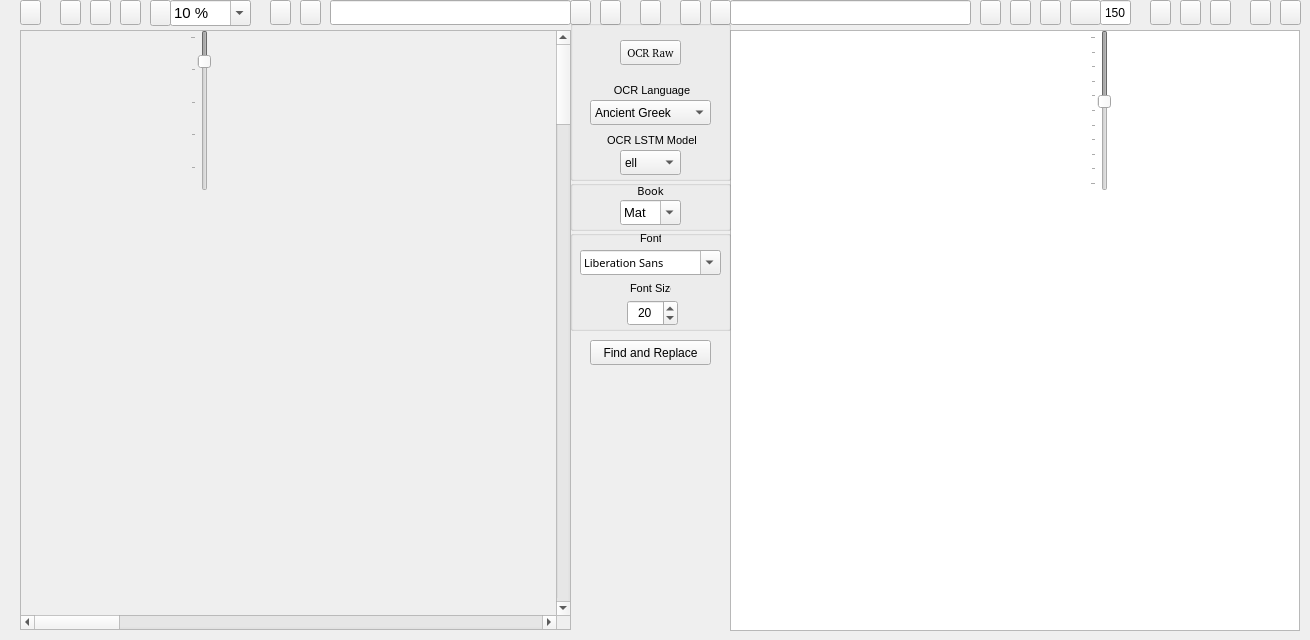
  <widget class="QWidget" name="centralwidget">
   <widget class="QScrollArea" name="ImagescrollArea">
    <property name="geometry">
     <rect>
      <x>20</x>
      <y>30</y>
      <width>551</width>
      <height>600</height>
     </rect>
    </property>
    <property name="sizePolicy">
     <sizepolicy hsizetype="Preferred" vsizetype="Preferred">
      <horstretch>0</horstretch>
      <verstretch>0</verstretch>
     </sizepolicy>
    </property>
    <property name="minimumSize">
     <size>
      <width>501</width>
      <height>600</height>
     </size>
    </property>
    <property name="widgetResizable">
     <bool>true</bool>
    </property>
    <property name="alignment">
     <set>Qt::AlignLeading|Qt::AlignLeft|Qt::AlignTop</set>
    </property>
    <widget class="QWidget" name="ImagescrollAreaWidgetContents">
     <property name="geometry">
      <rect>
       <x>0</x>
       <y>0</y>
       <width>3200</width>
       <height>4800</height>
      </rect>
     </property>
     <property name="sizePolicy">
      <sizepolicy hsizetype="Minimum" vsizetype="Minimum">
       <horstretch>0</horstretch>
       <verstretch>0</verstretch>
      </sizepolicy>
     </property>
     <property name="minimumSize">
      <size>
       <width>3200</width>
       <height>4800</height>
      </size>
     </property>
     <property name="sizeIncrement">
      <size>
       <width>0</width>
       <height>0</height>
      </size>
     </property>
     <property name="baseSize">
      <size>
       <width>520</width>
       <height>700</height>
      </size>
     </property>
     <widget class="QLabel" name="Image">
      <property name="geometry">
       <rect>
        <x>0</x>
        <y>2</y>
        <width>6800</width>
        <height>9600</height>
       </rect>
      </property>
      <property name="sizePolicy">
       <sizepolicy hsizetype="Expanding" vsizetype="Expanding">
        <horstretch>0</horstretch>
        <verstretch>0</verstretch>
       </sizepolicy>
      </property>
      <property name="minimumSize">
       <size>
        <width>3400</width>
        <height>4800</height>
       </size>
      </property>
      <property name="baseSize">
       <size>
        <width>520</width>
        <height>700</height>
       </size>
      </property>
      <property name="text">
       <string/>
      </property>
      <property name="scaledContents">
       <bool>false</bool>
      </property>
      <property name="alignment">
       <set>Qt::AlignLeading|Qt::AlignLeft|Qt::AlignTop</set>
      </property>
     </widget>
    </widget>
   </widget>
   <widget class="QPushButton" name="OpenImageFilebutton">
    <property name="geometry">
     <rect>
      <x>20</x>
      <y>0</y>
      <width>21</width>
      <height>25</height>
     </rect>
    </property>
    <property name="font">
     <font>
      <family>FROMVS [MAXR]</family>
      <pointsize>8</pointsize>
     </font>
    </property>
    <property name="toolTip">
     <string>Open current image</string>
    </property>
    <property name="text">
     <string/>
    </property>
    <property name="icon">
     <iconset resource="../UI_Icons.qrc">
      <normaloff>:/Icons/Icons/folder-open-image.png</normaloff>:/Icons/Icons/folder-open-image.png</iconset>
    </property>
   </widget>
   <widget class="QLineEdit" name="ImageLe">
    <property name="geometry">
     <rect>
      <x>330</x>
      <y>0</y>
      <width>241</width>
      <height>25</height>
     </rect>
    </property>
    <property name="toolTip">
     <string>Current image name</string>
    </property>
   </widget>
   <widget class="QPushButton" name="EditCorrectedTextbutton">
    <property name="geometry">
     <rect>
      <x>980</x>
      <y>0</y>
      <width>21</width>
      <height>25</height>
     </rect>
    </property>
    <property name="font">
     <font>
      <family>FROMVS [MAXR]</family>
      <pointsize>8</pointsize>
     </font>
    </property>
    <property name="toolTip">
     <string>Open current text(.txt,.csv) file</string>
    </property>
    <property name="text">
     <string/>
    </property>
    <property name="icon">
     <iconset resource="../UI_Icons.qrc">
      <normaloff>:/Icons/Icons/folder-open-document-text.png</normaloff>:/Icons/Icons/folder-open-document-text.png</iconset>
    </property>
   </widget>
   <widget class="QPushButton" name="SaveAsOCRCorrTextbutton">
    <property name="geometry">
     <rect>
      <x>1250</x>
      <y>0</y>
      <width>21</width>
      <height>25</height>
     </rect>
    </property>
    <property name="font">
     <font>
      <family>FROMVS [MAXR]</family>
      <pointsize>8</pointsize>
     </font>
    </property>
    <property name="toolTip">
     <string>Save current text file as...</string>
    </property>
    <property name="text">
     <string/>
    </property>
    <property name="icon">
     <iconset resource="../UI_Icons.qrc">
      <normaloff>:/Icons/Icons/disk-rename.png</normaloff>:/Icons/Icons/disk-rename.png</iconset>
    </property>
   </widget>
   <widget class="QPushButton" name="SaveOCRCorrTextbutton">
    <property name="geometry">
     <rect>
      <x>1280</x>
      <y>0</y>
      <width>21</width>
      <height>25</height>
     </rect>
    </property>
    <property name="font">
     <font>
      <family>FROMVS [MAXR]</family>
      <pointsize>8</pointsize>
     </font>
    </property>
    <property name="toolTip">
     <string>Overwrite current text file</string>
    </property>
    <property name="text">
     <string/>
    </property>
    <property name="icon">
     <iconset resource="../UI_Icons.qrc">
      <normaloff>:/Icons/Icons/disk.png</normaloff>:/Icons/Icons/disk.png</iconset>
    </property>
   </widget>
   <widget class="QTextEdit" name="OCRText">
    <property name="geometry">
     <rect>
      <x>730</x>
      <y>30</y>
      <width>570</width>
      <height>601</height>
     </rect>
    </property>
    <property name="minimumSize">
     <size>
      <width>540</width>
      <height>600</height>
     </size>
    </property>
    <property name="font">
     <font>
      <pointsize>8</pointsize>
     </font>
    </property>
   </widget>
   <widget class="QPushButton" name="Writerbutton">
    <property name="geometry">
     <rect>
      <x>1180</x>
      <y>0</y>
      <width>21</width>
      <height>25</height>
     </rect>
    </property>
    <property name="toolTip">
     <string>Edit current text(.txt) file with OpenOffice Writer</string>
    </property>
    <property name="text">
     <string/>
    </property>
    <property name="icon">
     <iconset resource="../UI_Icons.qrc">
      <normaloff>:/Icons/Icons/libreoffice-writer.png</normaloff>:/Icons/Icons/libreoffice-writer.png</iconset>
    </property>
   </widget>
   <widget class="QPushButton" name="Calcbutton">
    <property name="geometry">
     <rect>
      <x>1210</x>
      <y>0</y>
      <width>21</width>
      <height>25</height>
     </rect>
    </property>
    <property name="toolTip">
     <string>Edit current text(.csv) file with OpenOffice Calc</string>
    </property>
    <property name="text">
     <string/>
    </property>
    <property name="icon">
     <iconset resource="../UI_Icons.qrc">
      <normaloff>:/Icons/Icons/libreoffice-calc.png</normaloff>:/Icons/Icons/libreoffice-calc.png</iconset>
    </property>
   </widget>
   <widget class="QPushButton" name="reloadTextbutton">
    <property name="geometry">
     <rect>
      <x>710</x>
      <y>0</y>
      <width>21</width>
      <height>25</height>
     </rect>
    </property>
    <property name="toolTip">
     <string>Reload current text</string>
    </property>
    <property name="text">
     <string/>
    </property>
    <property name="icon">
     <iconset resource="../UI_Icons.qrc">
      <normaloff>:/Icons/Icons/reload-text.png</normaloff>:/Icons/Icons/reload-text.png</iconset>
    </property>
   </widget>
   <widget class="QPushButton" name="reloadImagebutton">
    <property name="geometry">
     <rect>
      <x>570</x>
      <y>0</y>
      <width>21</width>
      <height>25</height>
     </rect>
    </property>
    <property name="toolTip">
     <string>Reload current image</string>
    </property>
    <property name="text">
     <string/>
    </property>
    <property name="icon">
     <iconset resource="../UI_Icons.qrc">
      <normaloff>:/Icons/Icons/reload.png</normaloff>:/Icons/Icons/reload.png</iconset>
    </property>
   </widget>
   <widget class="QPushButton" name="MyPixlerbutton">
    <property name="geometry">
     <rect>
      <x>60</x>
      <y>0</y>
      <width>21</width>
      <height>25</height>
     </rect>
    </property>
    <property name="toolTip">
     <string>Edit images with Pixer</string>
    </property>
    <property name="text">
     <string/>
    </property>
    <property name="icon">
     <iconset resource="../UI_Icons.qrc">
      <normaloff>:/Icons/Icons/preview.png</normaloff>:/Icons/Icons/preview.png</iconset>
    </property>
   </widget>
   <widget class="QPushButton" name="Deskewbutton">
    <property name="geometry">
     <rect>
      <x>90</x>
      <y>0</y>
      <width>21</width>
      <height>25</height>
     </rect>
    </property>
    <property name="font">
     <font>
      <pointsize>8</pointsize>
     </font>
    </property>
    <property name="toolTip">
     <string>Deskew current image</string>
    </property>
    <property name="text">
     <string/>
    </property>
    <property name="icon">
     <iconset resource="../UI_Icons.qrc">
      <normaloff>:/Icons/Icons/deskew_clear.png</normaloff>:/Icons/Icons/deskew_clear.png</iconset>
    </property>
   </widget>
   <widget class="QPushButton" name="PrevImgButton">
    <property name="geometry">
     <rect>
      <x>270</x>
      <y>0</y>
      <width>21</width>
      <height>25</height>
     </rect>
    </property>
    <property name="toolTip">
     <string>Previous current image - !pair independent</string>
    </property>
    <property name="text">
     <string/>
    </property>
    <property name="icon">
     <iconset resource="../UI_Icons.qrc">
      <normaloff>:/Icons/Icons/back_image.png</normaloff>:/Icons/Icons/back_image.png</iconset>
    </property>
   </widget>
   <widget class="QPushButton" name="NextImgButton">
    <property name="geometry">
     <rect>
      <x>300</x>
      <y>0</y>
      <width>21</width>
      <height>25</height>
     </rect>
    </property>
    <property name="toolTip">
     <string>Next current image - !pair independent</string>
    </property>
    <property name="text">
     <string/>
    </property>
    <property name="icon">
     <iconset resource="../UI_Icons.qrc">
      <normaloff>:/Icons/Icons/forward_image.png</normaloff>:/Icons/Icons/forward_image.png</iconset>
    </property>
   </widget>
   <widget class="QPushButton" name="PrevTxtButton">
    <property name="geometry">
     <rect>
      <x>1010</x>
      <y>0</y>
      <width>21</width>
      <height>25</height>
     </rect>
    </property>
    <property name="toolTip">
     <string>Previous current text - !pair independent</string>
    </property>
    <property name="text">
     <string/>
    </property>
    <property name="icon">
     <iconset resource="../UI_Icons.qrc">
      <normaloff>:/Icons/Icons/back_text.png</normaloff>:/Icons/Icons/back_text.png</iconset>
    </property>
   </widget>
   <widget class="QPushButton" name="NextTxtButton">
    <property name="geometry">
     <rect>
      <x>1040</x>
      <y>0</y>
      <width>21</width>
      <height>25</height>
     </rect>
    </property>
    <property name="toolTip">
     <string>Next current text - !pair independent</string>
    </property>
    <property name="text">
     <string/>
    </property>
    <property name="icon">
     <iconset resource="../UI_Icons.qrc">
      <normaloff>:/Icons/Icons/forward_text.png</normaloff>:/Icons/Icons/forward_text.png</iconset>
    </property>
   </widget>
   <widget class="QPushButton" name="BothNextButton">
    <property name="geometry">
     <rect>
      <x>680</x>
      <y>0</y>
      <width>21</width>
      <height>25</height>
     </rect>
    </property>
    <property name="toolTip">
     <string>Next current image|text pair</string>
    </property>
    <property name="text">
     <string/>
    </property>
    <property name="icon">
     <iconset resource="../UI_Icons.qrc">
      <normaloff>:/Icons/Icons/ui-button-navigation.png</normaloff>:/Icons/Icons/ui-button-navigation.png</iconset>
    </property>
   </widget>
   <widget class="QPushButton" name="BothPrevButton">
    <property name="geometry">
     <rect>
      <x>600</x>
      <y>0</y>
      <width>21</width>
      <height>25</height>
     </rect>
    </property>
    <property name="toolTip">
     <string>Previous current image|text pair</string>
    </property>
    <property name="text">
     <string/>
    </property>
    <property name="icon">
     <iconset resource="../UI_Icons.qrc">
      <normaloff>:/Icons/Icons/ui-button-navigation-back.png</normaloff>:/Icons/Icons/ui-button-navigation-back.png</iconset>
    </property>
   </widget>
   <widget class="QPushButton" name="BothLoadButton">
    <property name="enabled">
     <bool>true</bool>
    </property>
    <property name="geometry">
     <rect>
      <x>640</x>
      <y>0</y>
      <width>21</width>
      <height>25</height>
     </rect>
    </property>
    <property name="toolTip">
     <string>Load current image|text pair</string>
    </property>
    <property name="text">
     <string/>
    </property>
    <property name="icon">
     <iconset resource="../UI_Icons.qrc">
      <normaloff>:/Icons/Icons/documents1.png</normaloff>:/Icons/Icons/documents1.png</iconset>
    </property>
   </widget>
   <widget class="QGroupBox" name="OCRgroupBox">
    <property name="geometry">
     <rect>
      <x>570</x>
      <y>20</y>
      <width>161</width>
      <height>161</height>
     </rect>
    </property>
    <property name="title">
     <string/>
    </property>
    <widget class="QComboBox" name="OCRlangComboBox">
     <property name="geometry">
      <rect>
       <x>20</x>
       <y>80</y>
       <width>121</width>
       <height>25</height>
      </rect>
     </property>
     <property name="toolTip">
      <string>Select OCR language</string>
     </property>
     <property name="locale">
      <locale language="English" country="UnitedStates"/>
     </property>
     <property name="editable">
      <bool>false</bool>
     </property>
     <item>
      <property name="text">
       <string>Ancient Greek</string>
      </property>
     </item>
     <item>
      <property name="text">
       <string>Middle Greek</string>
      </property>
     </item>
     <item>
      <property name="text">
       <string>Modern Greek</string>
      </property>
     </item>
     <item>
      <property name="text">
       <string>Hebrew</string>
      </property>
     </item>
     <item>
      <property name="text">
       <string>Latin</string>
      </property>
     </item>
    </widget>
    <widget class="QLabel" name="OCRlanglabel">
     <property name="geometry">
      <rect>
       <x>40</x>
       <y>60</y>
       <width>81</width>
       <height>20</height>
      </rect>
     </property>
     <property name="font">
      <font>
       <pointsize>8</pointsize>
      </font>
     </property>
     <property name="text">
      <string> OCR Language</string>
     </property>
     <property name="alignment">
      <set>Qt::AlignCenter</set>
     </property>
    </widget>
    <widget class="QLabel" name="OCRModellabel">
     <property name="geometry">
      <rect>
       <x>30</x>
       <y>110</y>
       <width>101</width>
       <height>20</height>
      </rect>
     </property>
     <property name="font">
      <font>
       <pointsize>8</pointsize>
      </font>
     </property>
     <property name="toolTip">
      <string>Select OCR LSTM model</string>
     </property>
     <property name="text">
      <string> OCR LSTM Model</string>
     </property>
     <property name="alignment">
      <set>Qt::AlignCenter</set>
     </property>
    </widget>
    <widget class="QComboBox" name="OCRModelComboBox">
     <property name="geometry">
      <rect>
       <x>50</x>
       <y>130</y>
       <width>61</width>
       <height>25</height>
      </rect>
     </property>
     <property name="toolTip">
      <string>Select OCR language model</string>
     </property>
     <property name="locale">
      <locale language="English" country="UnitedStates"/>
     </property>
     <property name="editable">
      <bool>false</bool>
     </property>
     <item>
      <property name="text">
       <string>ell</string>
      </property>
     </item>
     <item>
      <property name="text">
       <string>grc</string>
      </property>
     </item>
     <item>
      <property name="text">
       <string>feg</string>
      </property>
     </item>
     <item>
      <property name="text">
       <string>heb</string>
      </property>
     </item>
     <item>
      <property name="text">
       <string>feh</string>
      </property>
     </item>
     <item>
      <property name="text">
       <string>lat</string>
      </property>
     </item>
     <item>
      <property name="text">
       <string>fel</string>
      </property>
     </item>
    </widget>
    <widget class="QPushButton" name="OCRbutton">
     <property name="geometry">
      <rect>
       <x>50</x>
       <y>20</y>
       <width>61</width>
       <height>25</height>
      </rect>
     </property>
     <property name="font">
      <font>
       <family>FROMVS [MAXR]</family>
       <pointsize>8</pointsize>
      </font>
     </property>
     <property name="toolTip">
      <string>OCR current image</string>
     </property>
     <property name="text">
      <string>OCR Raw</string>
     </property>
     <property name="icon">
      <iconset resource="../UI_Icons.qrc">
       <normaloff>:/Icons/Icons/ocr3.png</normaloff>:/Icons/Icons/ocr3.png</iconset>
     </property>
    </widget>
   </widget>
   <widget class="QLineEdit" name="TextLE">
    <property name="geometry">
     <rect>
      <x>730</x>
      <y>0</y>
      <width>241</width>
      <height>25</height>
     </rect>
    </property>
   </widget>
   <widget class="QGroupBox" name="SessiongroupBox">
    <property name="geometry">
     <rect>
      <x>570</x>
      <y>180</y>
      <width>161</width>
      <height>51</height>
     </rect>
    </property>
    <property name="title">
     <string/>
    </property>
    <widget class="QLabel" name="booklabel">
     <property name="geometry">
      <rect>
       <x>50</x>
       <y>0</y>
       <width>61</width>
       <height>21</height>
      </rect>
     </property>
     <property name="font">
      <font>
       <family>FROMVS</family>
       <pointsize>8</pointsize>
       <weight>50</weight>
       <italic>false</italic>
       <bold>false</bold>
      </font>
     </property>
     <property name="text">
      <string>Book</string>
     </property>
     <property name="alignment">
      <set>Qt::AlignCenter</set>
     </property>
    </widget>
    <widget class="QComboBox" name="bookComboBox">
     <property name="geometry">
      <rect>
       <x>50</x>
       <y>20</y>
       <width>61</width>
       <height>25</height>
      </rect>
     </property>
     <property name="font">
      <font>
       <pointsize>10</pointsize>
      </font>
     </property>
     <property name="toolTip">
      <string>Bible book current image|text directory</string>
     </property>
     <property name="editable">
      <bool>true</bool>
     </property>
     <item>
      <property name="text">
       <string>Mat</string>
      </property>
     </item>
     <item>
      <property name="text">
       <string>Mar</string>
      </property>
     </item>
     <item>
      <property name="text">
       <string>Luk</string>
      </property>
     </item>
     <item>
      <property name="text">
       <string>Joh</string>
      </property>
     </item>
     <item>
      <property name="text">
       <string>Act</string>
      </property>
     </item>
     <item>
      <property name="text">
       <string>Rom</string>
      </property>
     </item>
     <item>
      <property name="text">
       <string>1Co</string>
      </property>
     </item>
     <item>
      <property name="text">
       <string>2Co</string>
      </property>
     </item>
     <item>
      <property name="text">
       <string>Gal</string>
      </property>
     </item>
     <item>
      <property name="text">
       <string>Eph</string>
      </property>
     </item>
     <item>
      <property name="text">
       <string>Php</string>
      </property>
     </item>
     <item>
      <property name="text">
       <string>Col</string>
      </property>
     </item>
     <item>
      <property name="text">
       <string>1Th</string>
      </property>
     </item>
     <item>
      <property name="text">
       <string>2Th</string>
      </property>
     </item>
     <item>
      <property name="text">
       <string>1Ti</string>
      </property>
     </item>
     <item>
      <property name="text">
       <string>2Ti</string>
      </property>
     </item>
     <item>
      <property name="text">
       <string>Tit</string>
      </property>
     </item>
     <item>
      <property name="text">
       <string>Phm</string>
      </property>
     </item>
     <item>
      <property name="text">
       <string>Heb</string>
      </property>
     </item>
     <item>
      <property name="text">
       <string>Jas</string>
      </property>
     </item>
     <item>
      <property name="text">
       <string>1Pe</string>
      </property>
     </item>
     <item>
      <property name="text">
       <string>2Pe</string>
      </property>
     </item>
     <item>
      <property name="text">
       <string>1Jn</string>
      </property>
     </item>
     <item>
      <property name="text">
       <string>2Jn</string>
      </property>
     </item>
     <item>
      <property name="text">
       <string>3Jn</string>
      </property>
     </item>
     <item>
      <property name="text">
       <string>Jud</string>
      </property>
     </item>
     <item>
      <property name="text">
       <string>Rev</string>
      </property>
     </item>
    </widget>
   </widget>
   <widget class="QGroupBox" name="TextgroupBox">
    <property name="geometry">
     <rect>
      <x>570</x>
      <y>230</y>
      <width>161</width>
      <height>101</height>
     </rect>
    </property>
    <property name="title">
     <string/>
    </property>
    <widget class="QLabel" name="fontlabel">
     <property name="geometry">
      <rect>
       <x>70</x>
       <y>0</y>
       <width>21</width>
       <height>17</height>
      </rect>
     </property>
     <property name="font">
      <font>
       <pointsize>8</pointsize>
      </font>
     </property>
     <property name="text">
      <string>Font</string>
     </property>
    </widget>
    <widget class="QLabel" name="fontSizelabel">
     <property name="geometry">
      <rect>
       <x>60</x>
       <y>50</y>
       <width>41</width>
       <height>17</height>
      </rect>
     </property>
     <property name="font">
      <font>
       <pointsize>8</pointsize>
      </font>
     </property>
     <property name="text">
      <string>Font Size</string>
     </property>
    </widget>
    <widget class="QSpinBox" name="fontSizeBox">
     <property name="geometry">
      <rect>
       <x>57</x>
       <y>70</y>
       <width>51</width>
       <height>26</height>
      </rect>
     </property>
     <property name="toolTip">
      <string>Select font size</string>
     </property>
     <property name="alignment">
      <set>Qt::AlignCenter</set>
     </property>
     <property name="minimum">
      <number>6</number>
     </property>
     <property name="maximum">
      <number>30</number>
     </property>
     <property name="value">
      <number>20</number>
     </property>
    </widget>
    <widget class="QFontComboBox" name="fontComboBox">
     <property name="geometry">
      <rect>
       <x>10</x>
       <y>20</y>
       <width>141</width>
       <height>25</height>
      </rect>
     </property>
     <property name="font">
      <font>
       <family>FROMVS</family>
       <pointsize>8</pointsize>
       <weight>50</weight>
       <italic>false</italic>
       <bold>false</bold>
      </font>
     </property>
     <property name="toolTip">
      <string>Select font</string>
     </property>
    </widget>
   </widget>
   <widget class="QComboBox" name="ZoomComboBox">
    <property name="geometry">
     <rect>
      <x>170</x>
      <y>0</y>
      <width>81</width>
      <height>26</height>
     </rect>
    </property>
    <property name="sizePolicy">
     <sizepolicy hsizetype="Preferred" vsizetype="Preferred">
      <horstretch>0</horstretch>
      <verstretch>0</verstretch>
     </sizepolicy>
    </property>
    <property name="font">
     <font>
      <pointsize>11</pointsize>
     </font>
    </property>
    <property name="toolTip">
     <string>Select current image zoom</string>
    </property>
    <property name="inputMethodHints">
     <set>Qt::ImhNone</set>
    </property>
    <property name="editable">
     <bool>true</bool>
    </property>
    <property name="currentText">
     <string>10 %</string>
    </property>
    <property name="insertPolicy">
     <enum>QComboBox::NoInsert</enum>
    </property>
    <item>
     <property name="text">
      <string>10 %</string>
     </property>
    </item>
    <item>
     <property name="text">
      <string>25 %</string>
     </property>
    </item>
    <item>
     <property name="text">
      <string>50 %</string>
     </property>
    </item>
    <item>
     <property name="text">
      <string>100 %</string>
     </property>
    </item>
    <item>
     <property name="text">
      <string>200 %</string>
     </property>
    </item>
   </widget>
   <widget class="QPushButton" name="Zoombutton">
    <property name="enabled">
     <bool>true</bool>
    </property>
    <property name="geometry">
     <rect>
      <x>150</x>
      <y>0</y>
      <width>21</width>
      <height>26</height>
     </rect>
    </property>
    <property name="font">
     <font>
      <pointsize>8</pointsize>
     </font>
    </property>
    <property name="toolTip">
     <string>Zoom decorator</string>
    </property>
    <property name="text">
     <string/>
    </property>
    <property name="icon">
     <iconset resource="../UI_Icons.qrc">
      <normaloff>:/Icons/Icons/image-resize1.png</normaloff>:/Icons/Icons/image-resize1.png</iconset>
    </property>
   </widget>
   <widget class="QPushButton" name="Cropbutton">
    <property name="geometry">
     <rect>
      <x>120</x>
      <y>0</y>
      <width>21</width>
      <height>25</height>
     </rect>
    </property>
    <property name="font">
     <font>
      <pointsize>8</pointsize>
     </font>
    </property>
    <property name="toolTip">
     <string>Crop current image</string>
    </property>
    <property name="text">
     <string/>
    </property>
    <property name="icon">
     <iconset resource="../UI_Icons.qrc">
      <normaloff>:/Icons/Icons/image-grey-crop.png</normaloff>:/Icons/Icons/image-grey-crop.png</iconset>
    </property>
   </widget>
   <widget class="QSlider" name="LHslider">
    <property name="enabled">
     <bool>false</bool>
    </property>
    <property name="geometry">
     <rect>
      <x>1090</x>
      <y>30</y>
      <width>21</width>
      <height>161</height>
     </rect>
    </property>
    <property name="toolTip">
     <string>Set current text line spacing</string>
    </property>
    <property name="minimum">
     <number>100</number>
    </property>
    <property name="maximum">
     <number>200</number>
    </property>
    <property name="singleStep">
     <number>2</number>
    </property>
    <property name="pageStep">
     <number>10</number>
    </property>
    <property name="value">
     <number>144</number>
    </property>
    <property name="sliderPosition">
     <number>144</number>
    </property>
    <property name="orientation">
     <enum>Qt::Vertical</enum>
    </property>
    <property name="invertedAppearance">
     <bool>true</bool>
    </property>
    <property name="tickPosition">
     <enum>QSlider::TicksAbove</enum>
    </property>
   </widget>
   <widget class="QLineEdit" name="LHlineEdit">
    <property name="geometry">
     <rect>
      <x>1100</x>
      <y>0</y>
      <width>31</width>
      <height>25</height>
     </rect>
    </property>
    <property name="toolTip">
     <string>Current text line spacing</string>
    </property>
    <property name="text">
     <string>150</string>
    </property>
    <property name="maxLength">
     <number>32767</number>
    </property>
    <property name="alignment">
     <set>Qt::AlignCenter</set>
    </property>
    <property name="placeholderText">
     <string>150</string>
    </property>
    <property name="clearButtonEnabled">
     <bool>false</bool>
    </property>
   </widget>
   <widget class="QPushButton" name="LHDialogtbutton">
    <property name="enabled">
     <bool>true</bool>
    </property>
    <property name="geometry">
     <rect>
      <x>1070</x>
      <y>0</y>
      <width>31</width>
      <height>25</height>
     </rect>
    </property>
    <property name="font">
     <font>
      <family>FROMVS [MAXR]</family>
      <pointsize>8</pointsize>
     </font>
    </property>
    <property name="toolTip">
     <string>Enable line spacing slider</string>
    </property>
    <property name="text">
     <string/>
    </property>
    <property name="icon">
     <iconset resource="../UI_Icons.qrc">
      <normaloff>:/Icons/Icons/edit-line-spacing.png</normaloff>:/Icons/Icons/edit-line-spacing.png</iconset>
    </property>
   </widget>
   <widget class="QSlider" name="Zoomslider">
    <property name="enabled">
     <bool>false</bool>
    </property>
    <property name="geometry">
     <rect>
      <x>190</x>
      <y>30</y>
      <width>21</width>
      <height>161</height>
     </rect>
    </property>
    <property name="toolTip">
     <string>Set current text line spacing</string>
    </property>
    <property name="minimum">
     <number>10</number>
    </property>
    <property name="maximum">
     <number>100</number>
    </property>
    <property name="singleStep">
     <number>1</number>
    </property>
    <property name="pageStep">
     <number>20</number>
    </property>
    <property name="value">
     <number>25</number>
    </property>
    <property name="sliderPosition">
     <number>25</number>
    </property>
    <property name="orientation">
     <enum>Qt::Vertical</enum>
    </property>
    <property name="invertedAppearance">
     <bool>true</bool>
    </property>
    <property name="tickPosition">
     <enum>QSlider::TicksAbove</enum>
    </property>
   </widget>
   <widget class="QPushButton" name="MyWriterbutton">
    <property name="geometry">
     <rect>
      <x>1150</x>
      <y>0</y>
      <width>21</width>
      <height>25</height>
     </rect>
    </property>
    <property name="toolTip">
     <string>Edit current text(.txt) file with OpenOffice Writer</string>
    </property>
    <property name="text">
     <string/>
    </property>
    <property name="icon">
     <iconset resource="../UI_Icons.qrc">
      <normaloff>:/Icons/Icons/icon.png</normaloff>:/Icons/Icons/icon.png</iconset>
    </property>
   </widget>
   <widget class="QPushButton" name="FindReplacebutton">
    <property name="geometry">
     <rect>
      <x>590</x>
      <y>340</y>
      <width>121</width>
      <height>25</height>
     </rect>
    </property>
    <property name="font">
     <font>
      <pointsize>9</pointsize>
     </font>
    </property>
    <property name="text">
     <string>Find and Replace</string>
    </property>
    <property name="icon">
     <iconset resource="../UI_Icons.qrc">
      <normaloff>:/Icons/Icons/search.png</normaloff>:/Icons/Icons/search.png</iconset>
    </property>
   </widget>
  </widget>
